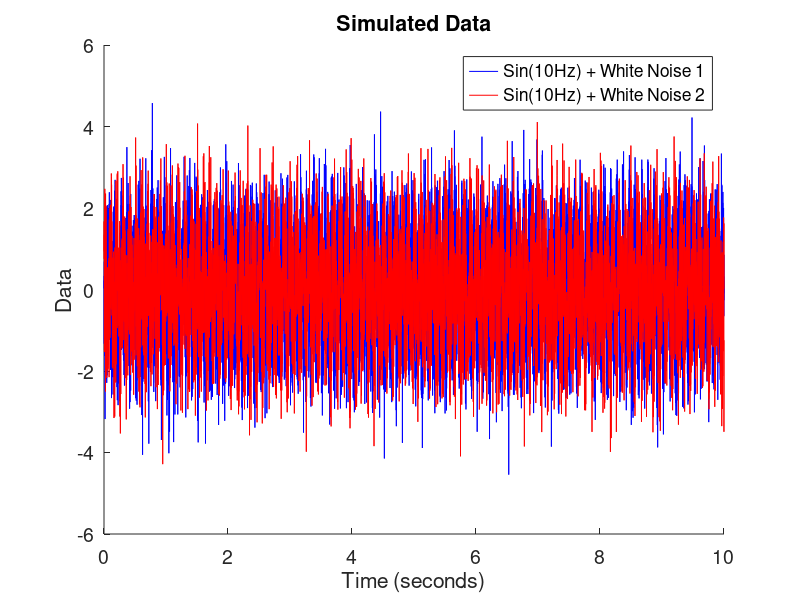

Recreate this plot in MATLAB. (Note: this script raises an error after producing the figure.)
function Chapter_5_Question_8_Part_2()
    % Question 8 - Multitaper Coherence w/ Sinusoidal White Noise
    % note: requires the Chronux toolbox is downloaded and in your MATLAB
    % directory
    
    %Describe Data
    T = 10;
    sample_interval = .001;
    sample_freq = 1/sample_interval;
    t = sample_interval:sample_interval:T;
    N = length(t);
    
    %Generate Gaussian White Noise
    x = randn(1, N);
    x = (x - mean(x)) ./ std(x);
    y = randn(1, N);
    y = (y - mean(y)) ./ std(y);
    
    %Generate Sine Waves at Different Phases
    freq = 10;
    sine_pi = sin(2*pi*freq.*t + pi);
    sine_pi4 = sin(2*pi*freq.*t + pi/4);
    
    %Combine Data
    x = x + sine_pi;
    y = y + sine_pi4;
    
    %Visualize Data
    figure()
    hold on
    plot(t, x, 'b', 'LineWidth', 0.5)
    plot(t, y, 'r', 'LineWidth', 0.5)
    hold off
    xlabel('Time (seconds)')
    ylabel('Data')
    title('Simulated Data')
    legend({'Sin(10Hz) + White Noise 1', 'Sin(10Hz) + White Noise 2'})
    set(gca, 'FontSize', 14)
    
    %Compute Coherence With Helper Function (we expect it to be 1 since it's
    %only one trial)
    [~, ~, ~, ~, cohr, ~, faxis] = ...
        Chapter_5_Analyze_Electrodes(x, y, sample_freq, T);
    
    %Plot Coherence (we expect it to be 1 since it's only one trial)
    figure()
    plot(faxis, cohr, 'k', 'LineWidth', 2)
    ylim([0 1.1])
    xlim([0 40])
    xlabel('Frequency (Hz)')
    ylabel('Coherence')
    title('Single-Trial Coherence (Regular Method)')
    set(gca, 'FontSize', 14)
    
    %Set Up the MTM Coherence Parameters
    TW = 20;
    ntapers = 2*TW - 1;
    params.Fs = sample_freq;
    params.tapers = [TW, ntapers];
    params.pad = -1;
    
    %Try to Get MTM Coherence
    try
        [C, phi, S12, S1, S2, f] = coherencyc(x, y, params);
    catch
        disp('Please Install Chronux to Display the Multitaper Coherence')
        return
    end
    
    %Plot Coherence (Multitaper Method)
    figure()
    plot(f, C, 'k', 'LineWidth', 2)
    ylim([0 1])
    xlim([0 40])
    xlabel('Frequency (Hz)')
    ylabel('Coherence')
    title('Single Trial Coherence (Multitaper Method)')
    set(gca, 'FontSize', 14)
    
    % We see that the regular method of coherence causes problems, since we
    % only have one trial. The multitaper method shows noisy coherence except
    % at right around 10 Hz, which is the frequency of our sinusoid. Note that
    % it is a bit of a plateau; this is due to the 4 Hz frequency resolution.
    
end
